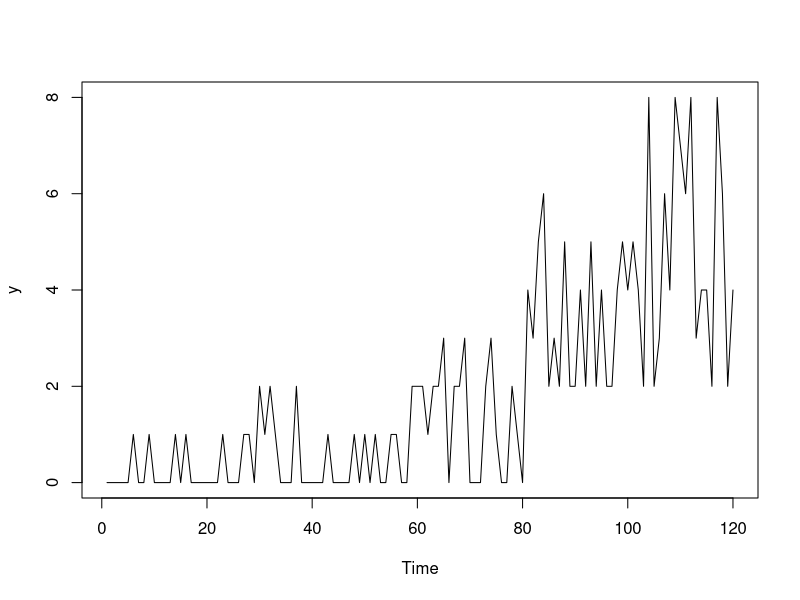

Source code (R): (Note: this script raises an error after producing the figure.)
## ---- chunk 1
y <- ts(c(rpois(20,0.25),rpois(20,0.5),rpois(20,1),rpois(20,2),rpois(20,3),rpois(20,5)))
## ---- chunk 2
plot(y)
## ---- chunk 3
oETSFModel1 <- oes(y, occurrence="fixed", h=10, holdout=TRUE)
oETSFModel1
plot(oETSFModel1)
## ---- chunk 4
oETSOModel <- oes(y, model="MMN", occurrence="odds-ratio", h=10, holdout=TRUE)
oETSOModel
plot(oETSOModel)
## ---- chunk 5
oETSIModel <- oes(y, model="MMN", occurrence="inverse-odds-ratio", h=10, holdout=TRUE)
oETSIModel
plot(oETSIModel)
## ---- chunk 6
oETSGModel1 <- oesg(y, modelA="MNN", modelB="AAN", h=10, holdout=TRUE)
oETSGModel1
plot(oETSGModel1)
## ---- chunk 7
oETSGModel1$modelA
## ---- chunk 8
oETSDModel <- oes(y, model="MMN", occurrence="d", h=10, holdout=TRUE)
oETSDModel
plot(oETSDModel)
## ---- chunk 9
# Assumption | Differential Entropy
# Normal distribution
entropiesTable <- c("$\\epsilon_t \\sim \\mathcal{N}(0, \\sigma^2)$",
                    "$\\frac{1}{2}\\left(\\log(2\\pi\\sigma^2)+1\\right)$",
# Laplace distribution
                    "$\\epsilon_t \\sim \\mathcal{Laplace}(0, s)$",
                    "$1+\\log(2s)$",
# S distribution
                    "$\\epsilon_t \\sim \\mathcal{S}(0, s)$",
                    "$2+2\\log(2s)$",
# GN distribution
                    "$\\epsilon_t \\sim \\mathcal{GN}(0, s, \\beta)$",
                    "$\\beta^{-1}-\\log\\left(\\frac{\\beta}{2s\\Gamma\\left(\\beta^{-1}\\right)}\\right)$",
# Asymmetric Laplace distribution
                    "$\\epsilon_t \\sim \\mathcal{ALaplace}(0, s, \\alpha)$",
                    "$1+\\log(2s)$",
# IG distribution
                    "$1+\\epsilon_t \\sim \\mathcal{IG}(1, s)$",
                    "$\\frac{1}{2}\\left(\\log \\pi e s -\\log(2) \\right)$",
# Gamma distribution
                    "$1+\\epsilon_t \\sim \\mathcal{\\Gamma}(s^{-1}, s)$",
                    "$s^{-1} + \\log \\Gamma\\left(s^{-1} \\right) + \\left(1-s^{-1}\\right)\\psi\\left(s^{-1}\\right)$",
# logN distribution
                    "$1+\\epsilon_t \\sim \\mathrm{log}\\mathcal{N}\\left(-\\frac{\\sigma^2}{2}, \\sigma^2\\right)$",
                    "$\\frac{1}{2}\\left(\\log(2\\pi\\sigma^2)+1\\right)-\\frac{\\sigma^2}{2}$"
                    )
entropiesTable <- matrix(entropiesTable, 8, 2, byrow=TRUE,
                           dimnames=list(c("**Normal**","**Laplace**","**S**",
                                           "**Generalised Normal**","**Asymmetric Laplace**",
                                           "**Inverse Gaussian**","**Gamma**","**Log Normal**"),
                                         c("**Assumption**","**Differential Entropy**")))
kableTable <- kableExtra::kable(entropiesTable, escape=FALSE, caption="Differential entropies for different distributions. $\\Gamma(\\cdot)$ is the Gamma function, while $\\psi(\\cdot)$ is the digamma function.",
                                col.names=c("Assumption","Differential Entropy"), label="differentialEntropy")
kableExtra::kable_styling(kableTable, font_size=12, protect_latex=TRUE)
## ---- chunk 10
plot(y)
## ---- chunk 11
adamModelsiETS <- vector("list",4)
adamModelsiETS[[1]] <- adam(y, "MMdN", occurrence="odds-ratio",
                            h=10, holdout=TRUE)
adamModelsiETS[[2]] <- adam(y, "MMdN", occurrence="inverse-odds-ratio",
                            h=10, holdout=TRUE)
adamModelsiETS[[3]] <- adam(y, "MMdN", occurrence="direct",
                            h=10, holdout=TRUE)
adamModelsiETS[[4]] <- adam(y, "MMdN", occurrence="general",
                            h=10, holdout=TRUE)
adamModelsiETSAICcs <- setNames(sapply(adamModelsiETS,AICc),
                                c("odds-ratio","inverse-odds-ratio","direct","general"))
adamModelsiETSAICcs
## ---- chunk 12
i <- which.min(adamModelsiETSAICcs)
plot(adamModelsiETS[[i]],7)
## ---- chunk 13
adamModelsiETS[[i]]$occurrence
plot(adamModelsiETS[[i]]$occurrence)
## ---- chunk 14
oETSModel <- oes(y, "MMN", occurrence=names(adamModelsiETSAICcs)[i],
                 h=10, holdout=TRUE)
adamModeliARIMA <- adam(y, "NNN", occurrence=oETSModel, orders=c(0,2,2),
                        distribution="dlnorm", h=10, holdout=TRUE)
adamModeliARIMA
plot(adamModeliARIMA,7)
## ---- chunk 15
adamModelsiETS[[i]] <- adam(y, "MMN", occurrence=oETSModel,
                            h=10, holdout=TRUE)
adamModelsiETS[[i]]
plot(adamModelsiETS[[i]],7)
## ---- chunk 16
adamModeliARIMA <- adam(y, "NNN", occurrence=oETSModel, orders=c(0,2,2),
                        distribution="dinvgauss", h=10, holdout=TRUE, initial="back")
adamModeliARIMA
plot(adamModeliARIMA,7)
## ---- chunk 17
adamiETSForecasts <- forecast(adamModelsiETS[[i]],h=10,interval="prediction",nsim=10000)
plot(adamiETSForecasts)
